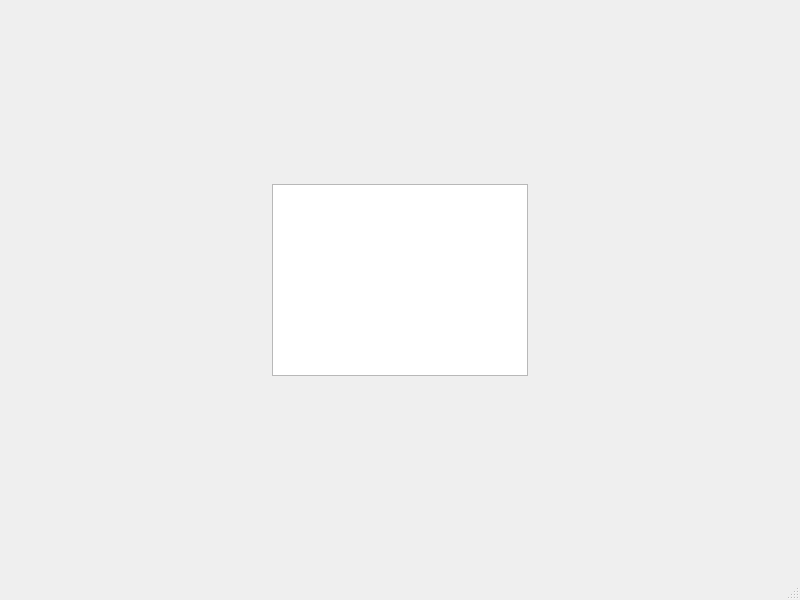
<?xml version="1.0" encoding="UTF-8"?>
<ui version="4.0">
 <class>MainWindow</class>
 <widget class="QMainWindow" name="MainWindow">
  <property name="geometry">
   <rect>
    <x>0</x>
    <y>0</y>
    <width>800</width>
    <height>600</height>
   </rect>
  </property>
  <property name="sizePolicy">
   <sizepolicy hsizetype="Expanding" vsizetype="Expanding">
    <horstretch>0</horstretch>
    <verstretch>0</verstretch>
   </sizepolicy>
  </property>
  <property name="minimumSize">
   <size>
    <width>800</width>
    <height>600</height>
   </size>
  </property>
  <property name="acceptDrops">
   <bool>true</bool>
  </property>
  <property name="windowTitle">
   <string>Subtitler</string>
  </property>
  <property name="layoutDirection">
   <enum>Qt::LeftToRight</enum>
  </property>
  <widget class="QWidget" name="centralWidget">
   <widget class="QWidget" name="verticalLayoutWidget">
    <property name="geometry">
     <rect>
      <x>10</x>
      <y>10</y>
      <width>781</width>
      <height>541</height>
     </rect>
    </property>
    <layout class="QFormLayout" name="formLayout">
     <property name="sizeConstraint">
      <enum>QLayout::SetMinAndMaxSize</enum>
     </property>
     <property name="labelAlignment">
      <set>Qt::AlignCenter</set>
     </property>
     <property name="formAlignment">
      <set>Qt::AlignCenter</set>
     </property>
     <item row="0" column="0">
      <widget class="QColumnView" name="columnView">
       <property name="enabled">
        <bool>true</bool>
       </property>
       <property name="sizePolicy">
        <sizepolicy hsizetype="Expanding" vsizetype="Expanding">
         <horstretch>0</horstretch>
         <verstretch>0</verstretch>
        </sizepolicy>
       </property>
       <property name="maximumSize">
        <size>
         <width>256</width>
         <height>192</height>
        </size>
       </property>
      </widget>
     </item>
    </layout>
   </widget>
  </widget>
  <widget class="QMenuBar" name="menuBar">
   <property name="geometry">
    <rect>
     <x>0</x>
     <y>0</y>
     <width>800</width>
     <height>22</height>
    </rect>
   </property>
  </widget>
  <widget class="QStatusBar" name="statusBar"/>
 </widget>
 <layoutdefault spacing="6" margin="11"/>
 <resources/>
 <connections/>
</ui>
